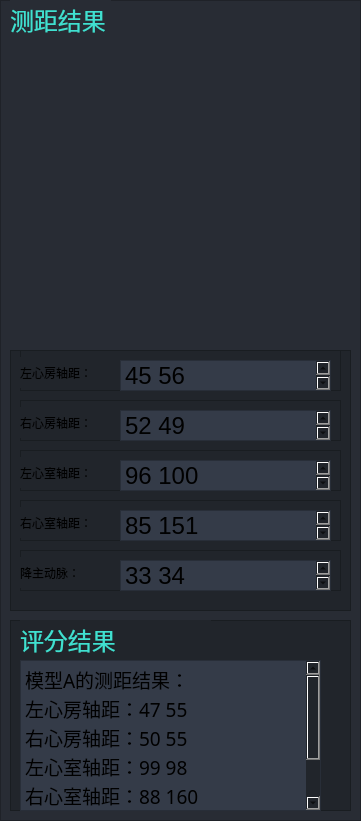
                      <widget class="QFrame" name="leftarea">
                       <property name="geometry">
                        <rect>
                         <x>10</x>
                         <y>10</y>
                         <width>361</width>
                         <height>821</height>
                        </rect>
                       </property>
                       <property name="styleSheet">
                        <string notr="true">background:rgb(40, 44, 52)</string>
                       </property>
                       <property name="frameShape">
                        <enum>QFrame::StyledPanel</enum>
                       </property>
                       <property name="frameShadow">
                        <enum>QFrame::Raised</enum>
                       </property>
                       <widget class="QLabel" name="res_image">
                        <property name="geometry">
                         <rect>
                          <x>10</x>
                          <y>40</y>
                          <width>340</width>
                          <height>300</height>
                         </rect>
                        </property>
                        <property name="text">
                         <string/>
                        </property>
                        <property name="pixmap">
                         <pixmap resource="resources.qrc">:/images/images/images/1400003_result.jpg</pixmap>
                        </property>
                        <property name="scaledContents">
                         <bool>true</bool>
                        </property>
                       </widget>
                       <widget class="QFrame" name="inputarea">
                        <property name="geometry">
                         <rect>
                          <x>10</x>
                          <y>350</y>
                          <width>341</width>
                          <height>261</height>
                         </rect>
                        </property>
                        <property name="styleSheet">
                         <string notr="true">background:rgb(33, 37, 43)</string>
                        </property>
                        <property name="frameShape">
                         <enum>QFrame::StyledPanel</enum>
                        </property>
                        <property name="frameShadow">
                         <enum>QFrame::Raised</enum>
                        </property>
                        <widget class="QFrame" name="in1">
                         <property name="geometry">
                          <rect>
                           <x>10</x>
                           <y>0</y>
                           <width>321</width>
                           <height>41</height>
                          </rect>
                         </property>
                         <property name="styleSheet">
                          <string notr="true">background-color:rgb(33, 37, 43);
font: 14pt &quot;黑体&quot;;</string>
                         </property>
                         <property name="frameShape">
                          <enum>QFrame::StyledPanel</enum>
                         </property>
                         <property name="frameShadow">
                          <enum>QFrame::Raised</enum>
                         </property>
                         <widget class="QLabel" name="in1_label">
                          <property name="geometry">
                           <rect>
                            <x>0</x>
                            <y>7</y>
                            <width>81</width>
                            <height>31</height>
                           </rect>
                          </property>
                          <property name="text">
                           <string>左心房轴距：</string>
                          </property>
                         </widget>
                         <widget class="QTextEdit" name="in1_text">
                          <property name="geometry">
                           <rect>
                            <x>100</x>
                            <y>10</y>
                            <width>211</width>
                            <height>31</height>
                           </rect>
                          </property>
                          <property name="styleSheet">
                           <string notr="true">background-color: rgb(52, 59, 72);
font: 18pt &quot;黑体&quot;;</string>
                          </property>
                          <property name="autoFormatting">
                           <set>QTextEdit::AutoNone</set>
                          </property>
                          <property name="html">
                           <string>&lt;!DOCTYPE HTML PUBLIC &quot;-//W3C//DTD HTML 4.0//EN&quot; &quot;http://www.w3.org/TR/REC-html40/strict.dtd&quot;&gt;
&lt;html&gt;&lt;head&gt;&lt;meta name=&quot;qrichtext&quot; content=&quot;1&quot; /&gt;&lt;meta charset=&quot;utf-8&quot; /&gt;&lt;style type=&quot;text/css&quot;&gt;
p, li { white-space: pre-wrap; }
hr { height: 1px; border-width: 0; }
li.unchecked::marker { content: &quot;\2610&quot;; }
li.checked::marker { content: &quot;\2612&quot;; }
&lt;/style&gt;&lt;/head&gt;&lt;body style=&quot; font-family:'黑体'; font-size:18pt; font-weight:400; font-style:normal;&quot;&gt;
&lt;p align=&quot;justify&quot; style=&quot; margin-top:0px; margin-bottom:0px; margin-left:0px; margin-right:0px; -qt-block-indent:0; text-indent:0px;&quot;&gt;45 56&lt;/p&gt;&lt;/body&gt;&lt;/html&gt;</string>
                          </property>
                         </widget>
                        </widget>
                        <widget class="QFrame" name="in2">
                         <property name="geometry">
                          <rect>
                           <x>10</x>
                           <y>50</y>
                           <width>321</width>
                           <height>41</height>
                          </rect>
                         </property>
                         <property name="styleSheet">
                          <string notr="true">background-color:rgb(33, 37, 43);
font: 14pt &quot;黑体&quot;;</string>
                         </property>
                         <property name="frameShape">
                          <enum>QFrame::StyledPanel</enum>
                         </property>
                         <property name="frameShadow">
                          <enum>QFrame::Raised</enum>
                         </property>
                         <widget class="QLabel" name="in2_label">
                          <property name="geometry">
                           <rect>
                            <x>0</x>
                            <y>7</y>
                            <width>81</width>
                            <height>31</height>
                           </rect>
                          </property>
                          <property name="text">
                           <string>右心房轴距：</string>
                          </property>
                         </widget>
                         <widget class="QTextEdit" name="in2_text">
                          <property name="geometry">
                           <rect>
                            <x>100</x>
                            <y>10</y>
                            <width>211</width>
                            <height>31</height>
                           </rect>
                          </property>
                          <property name="styleSheet">
                           <string notr="true">background-color: rgb(52, 59, 72);
font: 18pt &quot;黑体&quot;;</string>
                          </property>
                          <property name="autoFormatting">
                           <set>QTextEdit::AutoNone</set>
                          </property>
                          <property name="html">
                           <string>&lt;!DOCTYPE HTML PUBLIC &quot;-//W3C//DTD HTML 4.0//EN&quot; &quot;http://www.w3.org/TR/REC-html40/strict.dtd&quot;&gt;
&lt;html&gt;&lt;head&gt;&lt;meta name=&quot;qrichtext&quot; content=&quot;1&quot; /&gt;&lt;meta charset=&quot;utf-8&quot; /&gt;&lt;style type=&quot;text/css&quot;&gt;
p, li { white-space: pre-wrap; }
hr { height: 1px; border-width: 0; }
li.unchecked::marker { content: &quot;\2610&quot;; }
li.checked::marker { content: &quot;\2612&quot;; }
&lt;/style&gt;&lt;/head&gt;&lt;body style=&quot; font-family:'黑体'; font-size:18pt; font-weight:400; font-style:normal;&quot;&gt;
&lt;p align=&quot;justify&quot; style=&quot; margin-top:0px; margin-bottom:0px; margin-left:0px; margin-right:0px; -qt-block-indent:0; text-indent:0px;&quot;&gt;52 49&lt;/p&gt;&lt;/body&gt;&lt;/html&gt;</string>
                          </property>
                         </widget>
                        </widget>
                        <widget class="QFrame" name="in3">
                         <property name="geometry">
                          <rect>
                           <x>10</x>
                           <y>100</y>
                           <width>321</width>
                           <height>41</height>
                          </rect>
                         </property>
                         <property name="styleSheet">
                          <string notr="true">background-color:rgb(33, 37, 43);
font: 14pt &quot;黑体&quot;;</string>
                         </property>
                         <property name="frameShape">
                          <enum>QFrame::StyledPanel</enum>
                         </property>
                         <property name="frameShadow">
                          <enum>QFrame::Raised</enum>
                         </property>
                         <widget class="QLabel" name="in3_label">
                          <property name="geometry">
                           <rect>
                            <x>0</x>
                            <y>7</y>
                            <width>81</width>
                            <height>31</height>
                           </rect>
                          </property>
                          <property name="text">
                           <string>左心室轴距：</string>
                          </property>
                         </widget>
                         <widget class="QTextEdit" name="in3_text">
                          <property name="geometry">
                           <rect>
                            <x>100</x>
                            <y>10</y>
                            <width>211</width>
                            <height>31</height>
                           </rect>
                          </property>
                          <property name="styleSheet">
                           <string notr="true">background-color: rgb(52, 59, 72);
font: 18pt &quot;黑体&quot;;</string>
                          </property>
                          <property name="autoFormatting">
                           <set>QTextEdit::AutoNone</set>
                          </property>
                          <property name="html">
                           <string>&lt;!DOCTYPE HTML PUBLIC &quot;-//W3C//DTD HTML 4.0//EN&quot; &quot;http://www.w3.org/TR/REC-html40/strict.dtd&quot;&gt;
&lt;html&gt;&lt;head&gt;&lt;meta name=&quot;qrichtext&quot; content=&quot;1&quot; /&gt;&lt;meta charset=&quot;utf-8&quot; /&gt;&lt;style type=&quot;text/css&quot;&gt;
p, li { white-space: pre-wrap; }
hr { height: 1px; border-width: 0; }
li.unchecked::marker { content: &quot;\2610&quot;; }
li.checked::marker { content: &quot;\2612&quot;; }
&lt;/style&gt;&lt;/head&gt;&lt;body style=&quot; font-family:'黑体'; font-size:18pt; font-weight:400; font-style:normal;&quot;&gt;
&lt;p align=&quot;justify&quot; style=&quot; margin-top:0px; margin-bottom:0px; margin-left:0px; margin-right:0px; -qt-block-indent:0; text-indent:0px;&quot;&gt;96 100&lt;/p&gt;&lt;/body&gt;&lt;/html&gt;</string>
                          </property>
                         </widget>
                        </widget>
                        <widget class="QFrame" name="in4">
                         <property name="geometry">
                          <rect>
                           <x>10</x>
                           <y>150</y>
                           <width>321</width>
                           <height>41</height>
                          </rect>
                         </property>
                         <property name="styleSheet">
                          <string notr="true">background-color:rgb(33, 37, 43);
font: 14pt &quot;黑体&quot;;</string>
                         </property>
                         <property name="frameShape">
                          <enum>QFrame::StyledPanel</enum>
                         </property>
                         <property name="frameShadow">
                          <enum>QFrame::Raised</enum>
                         </property>
                         <widget class="QLabel" name="in4_label">
                          <property name="geometry">
                           <rect>
                            <x>0</x>
                            <y>7</y>
                            <width>81</width>
                            <height>31</height>
                           </rect>
                          </property>
                          <property name="text">
                           <string>右心室轴距：</string>
                          </property>
                         </widget>
                         <widget class="QTextEdit" name="in4_text">
                          <property name="geometry">
                           <rect>
                            <x>100</x>
                            <y>10</y>
                            <width>211</width>
                            <height>31</height>
                           </rect>
                          </property>
                          <property name="styleSheet">
                           <string notr="true">background-color: rgb(52, 59, 72);
font: 18pt &quot;黑体&quot;;</string>
                          </property>
                          <property name="autoFormatting">
                           <set>QTextEdit::AutoNone</set>
                          </property>
                          <property name="html">
                           <string>&lt;!DOCTYPE HTML PUBLIC &quot;-//W3C//DTD HTML 4.0//EN&quot; &quot;http://www.w3.org/TR/REC-html40/strict.dtd&quot;&gt;
&lt;html&gt;&lt;head&gt;&lt;meta name=&quot;qrichtext&quot; content=&quot;1&quot; /&gt;&lt;meta charset=&quot;utf-8&quot; /&gt;&lt;style type=&quot;text/css&quot;&gt;
p, li { white-space: pre-wrap; }
hr { height: 1px; border-width: 0; }
li.unchecked::marker { content: &quot;\2610&quot;; }
li.checked::marker { content: &quot;\2612&quot;; }
&lt;/style&gt;&lt;/head&gt;&lt;body style=&quot; font-family:'黑体'; font-size:18pt; font-weight:400; font-style:normal;&quot;&gt;
&lt;p align=&quot;justify&quot; style=&quot; margin-top:0px; margin-bottom:0px; margin-left:0px; margin-right:0px; -qt-block-indent:0; text-indent:0px;&quot;&gt;85 151&lt;/p&gt;&lt;/body&gt;&lt;/html&gt;</string>
                          </property>
                         </widget>
                        </widget>
                        <widget class="QFrame" name="in5">
                         <property name="geometry">
                          <rect>
                           <x>10</x>
                           <y>200</y>
                           <width>321</width>
                           <height>41</height>
                          </rect>
                         </property>
                         <property name="styleSheet">
                          <string notr="true">background-color:rgb(33, 37, 43);
font: 14pt &quot;黑体&quot;;</string>
                         </property>
                         <property name="frameShape">
                          <enum>QFrame::StyledPanel</enum>
                         </property>
                         <property name="frameShadow">
                          <enum>QFrame::Raised</enum>
                         </property>
                         <widget class="QLabel" name="in5_label">
                          <property name="geometry">
                           <rect>
                            <x>0</x>
                            <y>7</y>
                            <width>81</width>
                            <height>31</height>
                           </rect>
                          </property>
                          <property name="text">
                           <string>降主动脉：</string>
                          </property>
                         </widget>
                         <widget class="QTextEdit" name="in5_text">
                          <property name="geometry">
                           <rect>
                            <x>100</x>
                            <y>10</y>
                            <width>211</width>
                            <height>31</height>
                           </rect>
                          </property>
                          <property name="styleSheet">
                           <string notr="true">background-color: rgb(52, 59, 72);
font: 18pt &quot;黑体&quot;;</string>
                          </property>
                          <property name="autoFormatting">
                           <set>QTextEdit::AutoNone</set>
                          </property>
                          <property name="html">
                           <string>&lt;!DOCTYPE HTML PUBLIC &quot;-//W3C//DTD HTML 4.0//EN&quot; &quot;http://www.w3.org/TR/REC-html40/strict.dtd&quot;&gt;
&lt;html&gt;&lt;head&gt;&lt;meta name=&quot;qrichtext&quot; content=&quot;1&quot; /&gt;&lt;meta charset=&quot;utf-8&quot; /&gt;&lt;style type=&quot;text/css&quot;&gt;
p, li { white-space: pre-wrap; }
hr { height: 1px; border-width: 0; }
li.unchecked::marker { content: &quot;\2610&quot;; }
li.checked::marker { content: &quot;\2612&quot;; }
&lt;/style&gt;&lt;/head&gt;&lt;body style=&quot; font-family:'黑体'; font-size:18pt; font-weight:400; font-style:normal;&quot;&gt;
&lt;p align=&quot;justify&quot; style=&quot; margin-top:0px; margin-bottom:0px; margin-left:0px; margin-right:0px; -qt-block-indent:0; text-indent:0px;&quot;&gt;33 34&lt;/p&gt;&lt;/body&gt;&lt;/html&gt;</string>
                          </property>
                         </widget>
                        </widget>
                       </widget>
                       <widget class="QFrame" name="resultarea">
                        <property name="geometry">
                         <rect>
                          <x>10</x>
                          <y>620</y>
                          <width>341</width>
                          <height>191</height>
                         </rect>
                        </property>
                        <property name="font">
                         <font>
                          <family>Segoe UI</family>
                          <pointsize>10</pointsize>
                          <italic>false</italic>
                          <bold>false</bold>
                         </font>
                        </property>
                        <property name="styleSheet">
                         <string notr="true">background:rgb(33, 37, 43)</string>
                        </property>
                        <property name="frameShape">
                         <enum>QFrame::StyledPanel</enum>
                        </property>
                        <property name="frameShadow">
                         <enum>QFrame::Raised</enum>
                        </property>
                        <widget class="QLabel" name="res_title">
                         <property name="geometry">
                          <rect>
                           <x>10</x>
                           <y>0</y>
                           <width>191</width>
                           <height>41</height>
                          </rect>
                         </property>
                         <property name="font">
                          <font>
                           <family>黑体</family>
                           <pointsize>18</pointsize>
                           <italic>false</italic>
                           <bold>false</bold>
                          </font>
                         </property>
                         <property name="styleSheet">
                          <string notr="true">font: 18pt &quot;黑体&quot;;</string>
                         </property>
                         <property name="frameShadow">
                          <enum>QFrame::Raised</enum>
                         </property>
                         <property name="text">
                          <string>&lt;html&gt;&lt;head/&gt;&lt;body&gt;&lt;p&gt;&lt;span style=&quot; color:#40e0d0;&quot;&gt;评分结果&lt;/span&gt;&lt;/p&gt;&lt;/body&gt;&lt;/html&gt;</string>
                         </property>
                        </widget>
                        <widget class="QTextBrowser" name="res_content">
                         <property name="geometry">
                          <rect>
                           <x>10</x>
                           <y>40</y>
                           <width>301</width>
                           <height>151</height>
                          </rect>
                         </property>
                         <property name="font">
                          <font>
                           <family>黑体</family>
                           <pointsize>14</pointsize>
                           <italic>false</italic>
                           <bold>false</bold>
                          </font>
                         </property>
                         <property name="styleSheet">
                          <string notr="true">background-color:rgb(52, 59, 72);
font: 14pt &quot;黑体&quot;;</string>
                         </property>
                         <property name="html">
                          <string>&lt;!DOCTYPE HTML PUBLIC &quot;-//W3C//DTD HTML 4.0//EN&quot; &quot;http://www.w3.org/TR/REC-html40/strict.dtd&quot;&gt;
&lt;html&gt;&lt;head&gt;&lt;meta name=&quot;qrichtext&quot; content=&quot;1&quot; /&gt;&lt;meta charset=&quot;utf-8&quot; /&gt;&lt;style type=&quot;text/css&quot;&gt;
p, li { white-space: pre-wrap; }
hr { height: 1px; border-width: 0; }
li.unchecked::marker { content: &quot;\2610&quot;; }
li.checked::marker { content: &quot;\2612&quot;; }
&lt;/style&gt;&lt;/head&gt;&lt;body style=&quot; font-family:'黑体'; font-size:14pt; font-weight:400; font-style:normal;&quot;&gt;
&lt;p style=&quot; margin-top:0px; margin-bottom:0px; margin-left:0px; margin-right:0px; -qt-block-indent:0; text-indent:0px;&quot;&gt;&lt;span style=&quot; font-family:'Segoe UI';&quot;&gt;模型A的测距结果：&lt;/span&gt;&lt;/p&gt;
&lt;p style=&quot; margin-top:0px; margin-bottom:0px; margin-left:0px; margin-right:0px; -qt-block-indent:0; text-indent:0px;&quot;&gt;&lt;span style=&quot; font-family:'Segoe UI';&quot;&gt;左心房轴距：47 55&lt;/span&gt;&lt;/p&gt;
&lt;p style=&quot; margin-top:0px; margin-bottom:0px; margin-left:0px; margin-right:0px; -qt-block-indent:0; text-indent:0px;&quot;&gt;&lt;span style=&quot; font-family:'Segoe UI';&quot;&gt;右心房轴距：50 55&lt;/span&gt;&lt;/p&gt;
&lt;p style=&quot; margin-top:0px; margin-bottom:0px; margin-left:0px; margin-right:0px; -qt-block-indent:0; text-indent:0px;&quot;&gt;&lt;span style=&quot; font-family:'Segoe UI';&quot;&gt;左心室轴距：99 98&lt;/span&gt;&lt;/p&gt;
&lt;p style=&quot; margin-top:0px; margin-bottom:0px; margin-left:0px; margin-right:0px; -qt-block-indent:0; text-indent:0px;&quot;&gt;&lt;span style=&quot; font-family:'Segoe UI';&quot;&gt;右心室轴距：88 160&lt;/span&gt;&lt;/p&gt;
&lt;p style=&quot; margin-top:0px; margin-bottom:0px; margin-left:0px; margin-right:0px; -qt-block-indent:0; text-indent:0px;&quot;&gt;&lt;span style=&quot; font-family:'Segoe UI';&quot;&gt;降主动脉： 30 32&lt;/span&gt;&lt;/p&gt;
&lt;p style=&quot; margin-top:0px; margin-bottom:0px; margin-left:0px; margin-right:0px; -qt-block-indent:0; text-indent:0px;&quot;&gt;&lt;span style=&quot; font-family:'Segoe UI';&quot;&gt;与您的测距匹配程度为97%&lt;/span&gt;&lt;/p&gt;&lt;/body&gt;&lt;/html&gt;</string>
                         </property>
                        </widget>
                       </widget>
                       <widget class="QLabel" name="left_title">
                        <property name="geometry">
                         <rect>
                          <x>10</x>
                          <y>0</y>
                          <width>101</width>
                          <height>41</height>
                         </rect>
                        </property>
                        <property name="font">
                         <font>
                          <family>黑体</family>
                          <pointsize>14</pointsize>
                          <italic>false</italic>
                          <bold>false</bold>
                         </font>
                        </property>
                        <property name="styleSheet">
                         <string notr="true">font: 14pt &quot;黑体&quot;;</string>
                        </property>
                        <property name="text">
                         <string>&lt;html&gt;&lt;head/&gt;&lt;body&gt;&lt;p&gt;&lt;span style=&quot; font-size:18pt; color:#40e0d0;&quot;&gt;测距结果&lt;/span&gt;&lt;/p&gt;&lt;/body&gt;&lt;/html&gt;</string>
                        </property>
                       </widget>
                      </widget>
